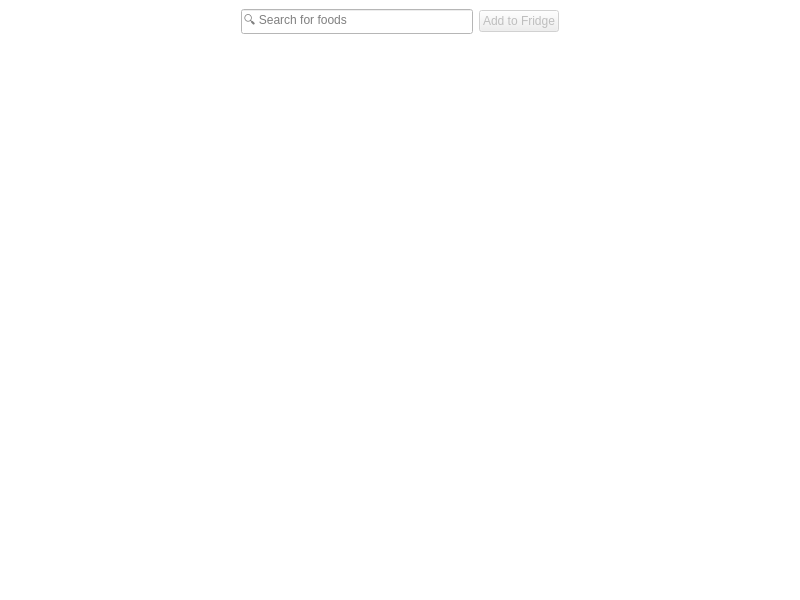
<?xml version="1.0" encoding="UTF-8"?>
<ui version="4.0">
 <class>SearchWindow</class>
 <widget class="QMainWindow" name="SearchWindow">
  <property name="geometry">
   <rect>
    <x>0</x>
    <y>0</y>
    <width>800</width>
    <height>600</height>
   </rect>
  </property>
  <property name="palette">
   <palette>
    <active>
     <colorrole role="Base">
      <brush brushstyle="SolidPattern">
       <color alpha="255">
        <red>255</red>
        <green>255</green>
        <blue>255</blue>
       </color>
      </brush>
     </colorrole>
     <colorrole role="Window">
      <brush brushstyle="SolidPattern">
       <color alpha="255">
        <red>255</red>
        <green>255</green>
        <blue>255</blue>
       </color>
      </brush>
     </colorrole>
    </active>
    <inactive>
     <colorrole role="Base">
      <brush brushstyle="SolidPattern">
       <color alpha="255">
        <red>255</red>
        <green>255</green>
        <blue>255</blue>
       </color>
      </brush>
     </colorrole>
     <colorrole role="Window">
      <brush brushstyle="SolidPattern">
       <color alpha="255">
        <red>255</red>
        <green>255</green>
        <blue>255</blue>
       </color>
      </brush>
     </colorrole>
    </inactive>
    <disabled>
     <colorrole role="Base">
      <brush brushstyle="SolidPattern">
       <color alpha="255">
        <red>255</red>
        <green>255</green>
        <blue>255</blue>
       </color>
      </brush>
     </colorrole>
     <colorrole role="Window">
      <brush brushstyle="SolidPattern">
       <color alpha="255">
        <red>255</red>
        <green>255</green>
        <blue>255</blue>
       </color>
      </brush>
     </colorrole>
    </disabled>
   </palette>
  </property>
  <property name="windowTitle">
   <string>Spartan - Search</string>
  </property>
  <property name="windowIcon">
   <iconset>
    <normaloff>images/icon_trimmed.png</normaloff>images/icon_trimmed.png</iconset>
  </property>
  <property name="iconSize">
   <size>
    <width>30</width>
    <height>30</height>
   </size>
  </property>
  <widget class="QWidget" name="centralwidget">
   <layout class="QHBoxLayout" name="horizontalLayout_2">
    <item>
     <layout class="QVBoxLayout" name="verticalLayout">
      <item>
       <layout class="QHBoxLayout" name="horizontalLayout">
        <item>
         <spacer name="horizontalSpacer_4">
          <property name="orientation">
           <enum>Qt::Horizontal</enum>
          </property>
          <property name="sizeHint" stdset="0">
           <size>
            <width>40</width>
            <height>20</height>
           </size>
          </property>
         </spacer>
        </item>
        <item>
         <widget class="QLineEdit" name="search_box">
          <property name="sizePolicy">
           <sizepolicy hsizetype="MinimumExpanding" vsizetype="Fixed">
            <horstretch>0</horstretch>
            <verstretch>0</verstretch>
           </sizepolicy>
          </property>
          <property name="minimumSize">
           <size>
            <width>170</width>
            <height>25</height>
           </size>
          </property>
          <property name="maximumSize">
           <size>
            <width>300</width>
            <height>16777215</height>
           </size>
          </property>
          <property name="frame">
           <bool>true</bool>
          </property>
          <property name="alignment">
           <set>Qt::AlignLeading|Qt::AlignLeft|Qt::AlignVCenter</set>
          </property>
          <property name="placeholderText">
           <string>🔍 Search for foods</string>
          </property>
         </widget>
        </item>
        <item>
         <widget class="QPushButton" name="add_to_fridge_btn">
          <property name="enabled">
           <bool>false</bool>
          </property>
          <property name="text">
           <string>Add to Fridge</string>
          </property>
          <property name="icon">
           <iconset>
            <normaloff>images/fridge.png</normaloff>images/fridge.png</iconset>
          </property>
         </widget>
        </item>
        <item>
         <spacer name="horizontalSpacer_2">
          <property name="orientation">
           <enum>Qt::Horizontal</enum>
          </property>
          <property name="sizeHint" stdset="0">
           <size>
            <width>40</width>
            <height>20</height>
           </size>
          </property>
         </spacer>
        </item>
       </layout>
      </item>
      <item>
       <widget class="QTableView" name="search_view">
        <property name="palette">
         <palette>
          <active>
           <colorrole role="Highlight">
            <brush brushstyle="SolidPattern">
             <color alpha="255">
              <red>218</red>
              <green>236</green>
              <blue>249</blue>
             </color>
            </brush>
           </colorrole>
           <colorrole role="HighlightedText">
            <brush brushstyle="SolidPattern">
             <color alpha="255">
              <red>0</red>
              <green>0</green>
              <blue>0</blue>
             </color>
            </brush>
           </colorrole>
          </active>
          <inactive>
           <colorrole role="Highlight">
            <brush brushstyle="SolidPattern">
             <color alpha="255">
              <red>218</red>
              <green>236</green>
              <blue>249</blue>
             </color>
            </brush>
           </colorrole>
           <colorrole role="HighlightedText">
            <brush brushstyle="SolidPattern">
             <color alpha="255">
              <red>0</red>
              <green>0</green>
              <blue>0</blue>
             </color>
            </brush>
           </colorrole>
          </inactive>
          <disabled>
           <colorrole role="Highlight">
            <brush brushstyle="SolidPattern">
             <color alpha="255">
              <red>0</red>
              <green>120</green>
              <blue>215</blue>
             </color>
            </brush>
           </colorrole>
           <colorrole role="HighlightedText">
            <brush brushstyle="SolidPattern">
             <color alpha="255">
              <red>0</red>
              <green>0</green>
              <blue>0</blue>
             </color>
            </brush>
           </colorrole>
          </disabled>
         </palette>
        </property>
        <property name="styleSheet">
         <string notr="true"/>
        </property>
        <property name="frameShape">
         <enum>QFrame::NoFrame</enum>
        </property>
        <property name="editTriggers">
         <set>QAbstractItemView::DoubleClicked|QAbstractItemView::EditKeyPressed|QAbstractItemView::SelectedClicked</set>
        </property>
        <property name="tabKeyNavigation">
         <bool>false</bool>
        </property>
        <property name="alternatingRowColors">
         <bool>false</bool>
        </property>
        <property name="selectionBehavior">
         <enum>QAbstractItemView::SelectRows</enum>
        </property>
        <property name="showGrid">
         <bool>false</bool>
        </property>
        <property name="wordWrap">
         <bool>true</bool>
        </property>
        <attribute name="horizontalHeaderVisible">
         <bool>false</bool>
        </attribute>
        <attribute name="horizontalHeaderStretchLastSection">
         <bool>true</bool>
        </attribute>
        <attribute name="verticalHeaderVisible">
         <bool>false</bool>
        </attribute>
       </widget>
      </item>
     </layout>
    </item>
   </layout>
  </widget>
 </widget>
 <tabstops>
  <tabstop>search_box</tabstop>
  <tabstop>search_view</tabstop>
  <tabstop>add_to_fridge_btn</tabstop>
 </tabstops>
 <resources/>
 <connections/>
</ui>
